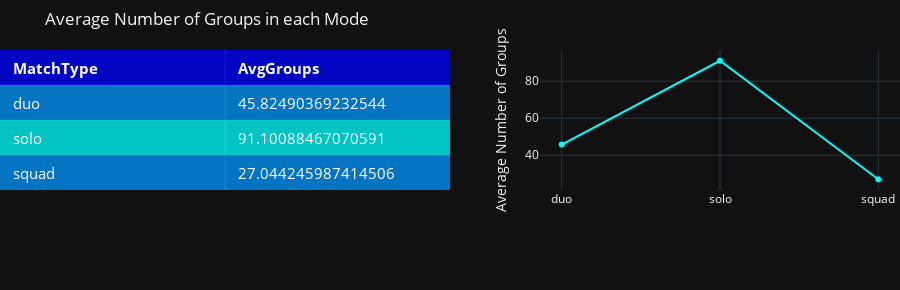

Source (notebook cell):
### Code cell
#table = ff.create_table(df)
colorscale = [[0, '#0000FF'],[.5, '#0096FF'],[1, '#00FFFF']]
fig = ff.create_table(type_num_grp, height_constant=60,colorscale = colorscale, font_colors = ['white'])
fig.layout.width=900
trace1 = go.Scatter(x=type_num_grp['MatchType'], y=type_num_grp['AvgGroups'],
                    marker=dict(color='#00FFFF'),
                    name='Groups',
                    xaxis='x2', yaxis='y2')

fig.add_traces([trace1])                    
                    
fig.update_layout(
    title_text = 'Average Number of Groups in each Mode',
    margin = {'t':50, 'b':100},
    xaxis = {'domain': [0, .5]},
    xaxis2 = {'domain': [0.6, 1.]},
    yaxis2 = {'anchor': 'x2', 'title': 'Average Number of Groups'},
    template= "plotly_dark"
)

for i in range(len(fig.layout.annotations)):
    fig.layout.annotations[i].font.size = 15
    
fig.show()

### Figure 1 — Plotly figure (JSON) as saved in the notebook; plotly's stock layout.template omitted (floating-point values rounded to 4 significant figures)
{"data": [{"colorscale": [[0, "#0000FF"], [0.5, "#0096FF"], [1, "#00FFFF"]], "hoverinfo": "none", "opacity": 0.75, "showscale": false, "type": "heatmap", "z": [[0, 0], [0.5, 0.5], [1, 1], [0.5, 0.5]]}, {"marker": {"color": "#00FFFF"}, "name": "Groups", "type": "scatter", "x": ["duo", "solo", "squad"], "xaxis": "x2", "y": [45.82, 91.1, 27.04], "yaxis": "y2"}], "layout": {"annotations": [{"align": "left", "font": {"color": "white", "size": 15}, "showarrow": false, "text": "<b>MatchType</b>", "x": -0.45, "xanchor": "left", "xref": "x", "y": 0, "yref": "y"}, {"align": "left", "font": {"color": "white", "size": 15}, "showarrow": false, "text": "<b>AvgGroups</b>", "x": 0.55, "xanchor": "left", "xref": "x", "y": 0, "yref": "y"}, {"align": "left", "font": {"color": "white", "size": 15}, "showarrow": false, "text": "duo", "x": -0.45, "xanchor": "left", "xref": "x", "y": 1, "yref": "y"}, {"align": "left", "font": {"color": "white", "size": 15}, "showarrow": false, "text": "45.82490369232544", "x": 0.55, "xanchor": "left", "xref": "x", "y": 1, "yref": "y"}, {"align": "left", "font": {"color": "white", "size": 15}, "showarrow": false, "text": "solo", "x": -0.45, "xanchor": "left", "xref": "x", "y": 2, "yref": "y"}, {"align": "left", "font": {"color": "white", "size": 15}, "showarrow": false, "text": "91.10088467070591", "x": 0.55, "xanchor": "left", "xref": "x", "y": 2, "yref": "y"}, {"align": "left", "font": {"color": "white", "size": 15}, "showarrow": false, "text": "squad", "x": -0.45, "xanchor": "left", "xref": "x", "y": 3, "yref": "y"}, {"align": "left", "font": {"color": "white", "size": 15}, "showarrow": false, "text": "27.044245987414506", "x": 0.55, "xanchor": "left", "xref": "x", "y": 3, "yref": "y"}], "height": 290, "margin": {"b": 100, "l": 0, "r": 0, "t": 50}, "title": {"text": "Average Number of Groups in each Mode"}, "width": 900, "xaxis": {"domain": [0, 0.5], "dtick": 1, "gridwidth": 2, "showticklabels": false, "tick0": -0.5, "ticks": "", "zeroline": false}, "xaxis2": {"domain": [0.6, 1]}, "yaxis": {"autorange": "reversed", "dtick": 1, "gridwidth": 2, "showticklabels": false, "tick0": 0.5, "ticks": "", "zeroline": false}, "yaxis2": {"anchor": "x2", "title": {"text": "Average Number of Groups"}}}}
